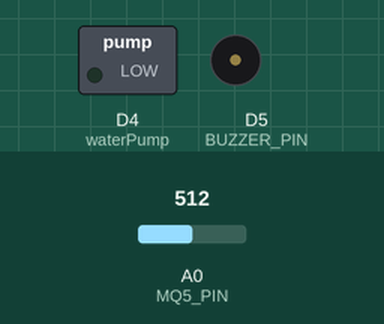
Recording of a sketch running on a simulated ESP8266 (NodeMCU). On the bench: switched loads named in the sketch (green lamp = pin HIGH), buzzer (waves = sounding, pin HIGH). Inputs (shaded band) come from the test bench; at power-on: A0 (MQ5_PIN) = 512. WiFi joins after 1.5 s; servers stay silent unless stated; web services answer with replies made up by the test bench; what the sketch prints to the serial monitor is not drawn.

Above: at 0.1 s.
At 1.6 s:
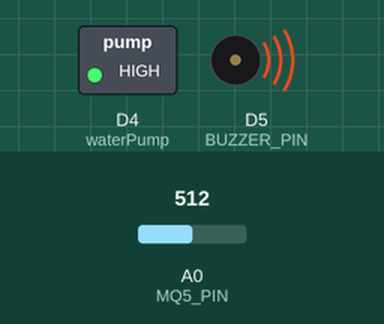
Timing chart, 0 to 3.1 s (numbered marks = the images above):
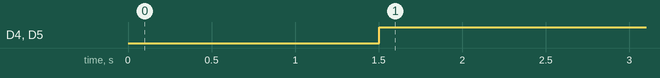

The sketch:

esp_smoke_buzzer_send_msg_to_whatsap.ino
```cpp
#include <ESP8266WiFi.h>
#include <ESP8266HTTPClient.h>
#include <WiFiClient.h>
#include <UrlEncode.h>

const char* ssid = "Monchel";
const char* password = "Monchel1";

#define MQ5_PIN A0       // MQ5 sensor connected to A0
#define BUZZER_PIN D5    // Buzzer connected to D5
int smokeThreshold = 420;
String phoneNumber = "+250780904149";
String apiKey = "6737250";
#define waterPump D4
void sendMessage(String message){

  // Data to send with HTTP POST
  String url = "http://api.callmebot.com/whatsapp.php?phone=" + phoneNumber + "&apikey=" + apiKey + "&text=" + urlEncode(message);
  WiFiClient client;
  HTTPClient http;
  http.begin(client, url);

  // Specify content-type header
  http.addHeader("Content-Type", "application/x-www-form-urlencoded");

  // Send HTTP POST request
  int httpResponseCode = http.POST("");
  if (httpResponseCode == 200){
    Serial.println("Message sent successfully");
  }
  else{
    Serial.println("Error sending the message");
    Serial.print("HTTP response code: ");
    Serial.println(httpResponseCode);
  }

  // Free resources
  http.end();
}

void sendSensor(){
  int smokeLevel = analogRead(MQ5_PIN); // Read sensor value
  Serial.print("Smoke Level: ");
  Serial.println(smokeLevel);

  if (smokeLevel > smokeThreshold) {
    digitalWrite(BUZZER_PIN, HIGH); // Turn on buzzer
    digitalWrite(waterPump, HIGH); // Turn on buzzer
    Serial.println("Smoke detected! Buzzer activated.");
    String message = "fire detected ";
    sendMessage(message);
    delay(1000);
  } else {
    digitalWrite(BUZZER_PIN, LOW); // Turn off buzzer
    digitalWrite(waterPump, LOW); // Turn on buzzer
  }
}

void setup() {
  pinMode(waterPump,OUTPUT);
  pinMode(MQ5_PIN, INPUT);
  pinMode(BUZZER_PIN, OUTPUT);
  Serial.begin(115200);
  WiFi.begin(ssid, password);
  Serial.println("Connecting");
  while(WiFi.status() != WL_CONNECTED) {
    delay(500);
    Serial.print(".");
  }
  Serial.println("");
  Serial.print("Connected to WiFi network with IP Address: ");
  Serial.println(WiFi.localIP());
}

void loop() {
  sendSensor();
  delay(2000);
}
```

Measured:
- by itself, D4 (waterPump), D5 (BUZZER_PIN): LOW → HIGH at 1.5 s
